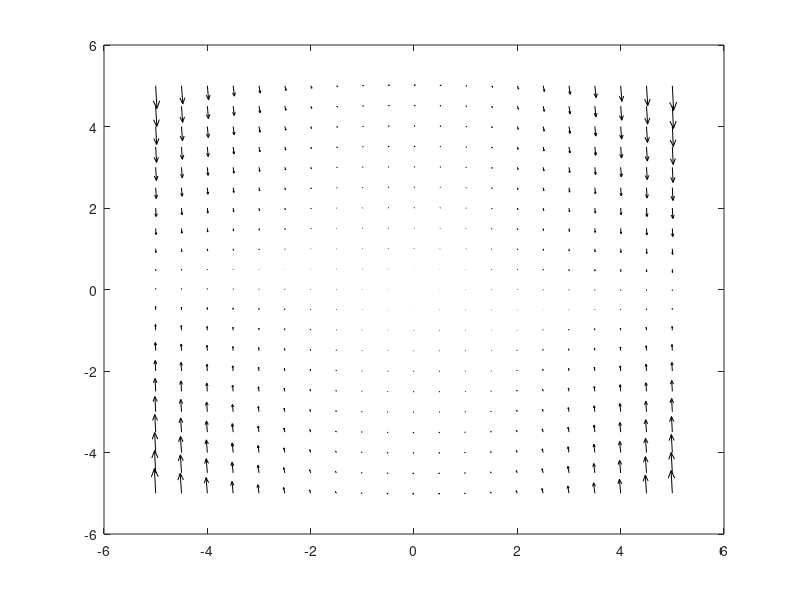

Recreate this plot in MATLAB. (Note: this script raises an error after producing the figure.)

% Van Der Pol parameters
mu = 1.0;               % see wiki page

% Phase portrait parameters
Nx = 5;                 % Quiver grid extent
dx = 0.5;               % Quiver grid resolution

% Trajectory parameters
tmax = 20;              % Trajectory time-span





% Generate phase portrait
[x, y] = meshgrid(-Nx:dx:Nx, -Nx:dx:Nx);    % Setup grid
xdot = y;                                   % xdot (http://www.math.psu.edu/melvin/phase/newphase.html)
ydot = (1-x.^2).*y-x;                       % ydot (                        "                         )
figure; quiver(x,y,xdot, ydot,'k');         % Draw quiver plot (arrows)

% Simulate trajectories
for n = (1:100)
    y0 = 8*(rand(2,1)-0.5);                 % Initial conditions
    tspan = [0, tmax];                      % Time span
    ode = @(t,y) vanderpoldemo(t,y,mu);     % Matlab comes with a Van Der Pol demo function
    [t,y] = ode45(ode, tspan, y0);          % Ordinary differential equation solver (numerical)
    hold('on'); plot(y(:,1),y(:,2),'k');    % Overlay trajectory onto quiver
    plot(y(1,1),y(1,2),'k*');               % Highlight start point
end;
